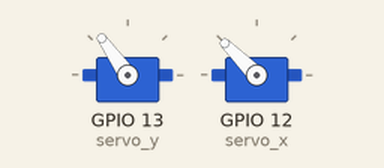
Recording of a sketch running on a simulated ESP32. On the bench: 2 × servo.

Above: at 2.15 s.
At 3.1 s:
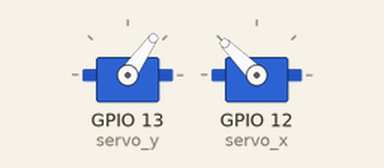
At 4.1 s:
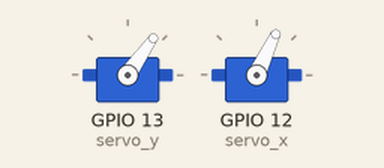
At 6.1 s:
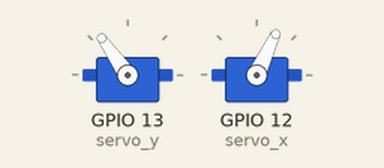
Timing chart, 0 to 7.3 s (numbered marks = the images above):
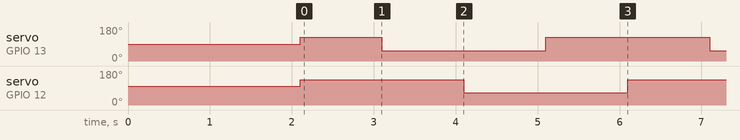

Measured:
- by itself, servo on GPIO 13 (servo_y): repeats every 4.0 s: 55° 2.0 s, 125° 2.0 s
- by itself, servo on GPIO 12 (servo_x): alternates 135° for 2.0 s and 65° for 2.0 s

The sketch:

diag_test.ino
```cpp
#include <ESP32Servo.h>

Servo servo_y;
Servo servo_x;

int delay_amt = 1000;

int middle_y = 90;
int max_left_y = 130;
int max_right_y = 40;

int middle_x = 100;
int max_left_x = 50;
int max_right_x = 140;

void setup() {
  // put your setup code here, to run once:

  servo_y.attach(13);
  servo_x.attach(12);
  servo_x.write(middle_x);
  delay(100);
  servo_y.write(middle_y);
  delay(2000);

}

void loop() {
  // put your main code here, to run repeatedly:
  servo_y.write(middle_y+35);
  servo_x.write(middle_x+35);
  delay(delay_amt);
  servo_y.write(middle_y-35);
  servo_x.write(middle_x+35);
  delay(delay_amt);
  servo_y.write(middle_y-35);
  servo_x.write(middle_x-35);
  delay(delay_amt);
  servo_y.write(middle_y+35);
  servo_x.write(middle_x-35);
  delay(delay_amt);

//  servo_y.write(max_right_y);
//  delay(delay_amt);
//  servo_y.write(middle_y);
//  delay(delay_amt);
//  servo_y.write(max_left_y);
//  delay(delay_amt);
//  servo_y.write(middle_y);
//  delay(delay_amt);
//
//  servo_x.write(max_right_x);
//  delay(delay_amt);
//  servo_x.write(middle_x);
//  delay(delay_amt);
//  servo_x.write(max_left_x);
//  delay(delay_amt);
//  servo_x.write(middle_x);
//  delay(delay_amt);


}
```
